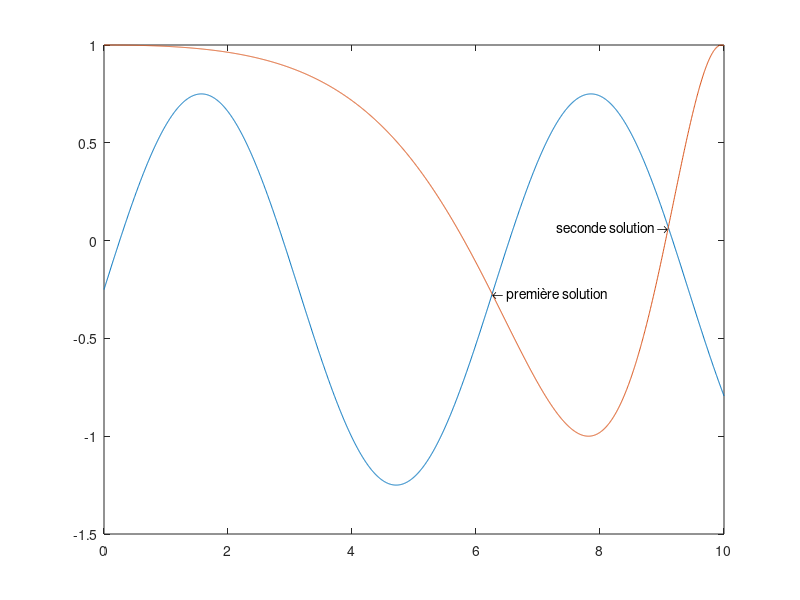

The MATLAB source for this figure:
% Définition de l'intervalle d'étude
x=0:0.005:10;

% Définition des deux équations du système
y1=sin(x)-0.25;
y2=cos((exp(0.3*x)-1)/3);

% Superposition des deux courbes pour trouver les intersections
plot(x,y1,x,y2)

% Recherche des indices pour lesquels on a pratiquement intersection
indices=find(abs(y1-y2)<0.005);

% Calcul des coordonnées correspondantes aux indices
a=x(indices);
b=y1(indices);

% Affichage sur le graphe
hold on
text(a(1),b(1),'\leftarrow première solution',...
     'HorizontalAlignment','left')
text(a(2),b(2),'seconde solution \rightarrow',...
     'HorizontalAlignment','right')
